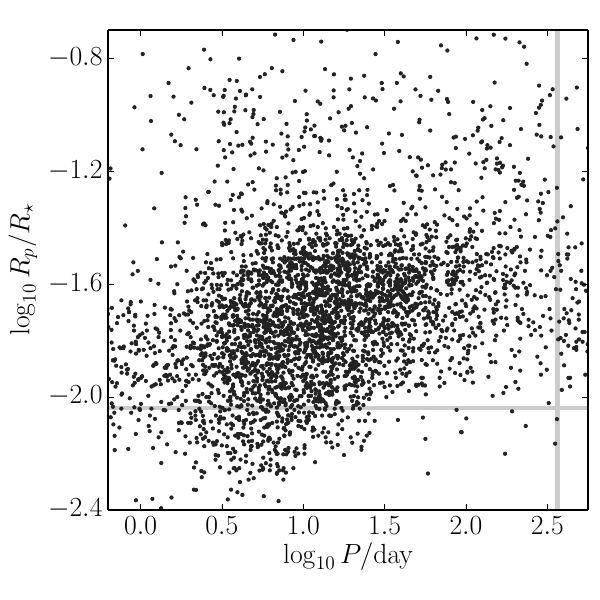

Source code (Python):
#!/usr/bin/env python
# -*- coding: utf-8 -*-

import kplr
import numpy as np
import matplotlib.pyplot as pl
from matplotlib.ticker import MaxNLocator

client = kplr.API()
kois = client.kois(where="koi_pdisposition+like+'CANDIDATE'")
print(len(kois))
log_period = np.log10([k.koi_period for k in kois])
log_ror = np.log10([k.koi_ror for k in kois])

fig = pl.figure(figsize=(6, 6))
pl.gca().axvline(np.log10(365.), color="#cccccc", lw=3)
pl.gca().axhline(np.log10(0.009155), color="#cccccc", lw=3)
pl.plot(log_period, log_ror, ".", color="#222222", ms=5)
pl.xlim(-0.2, 2.75)
pl.ylim(-2.4, -0.7)
pl.gca().yaxis.set_major_locator(MaxNLocator(5))
pl.ylabel("$\log_{10} R_p/R_\star$")
pl.xlabel("$\log_{10} P/\mathrm{day}$")
fig.subplots_adjust(left=0.18, bottom=0.15, right=0.98, top=0.95)
pl.savefig("planet_properties.pdf")
